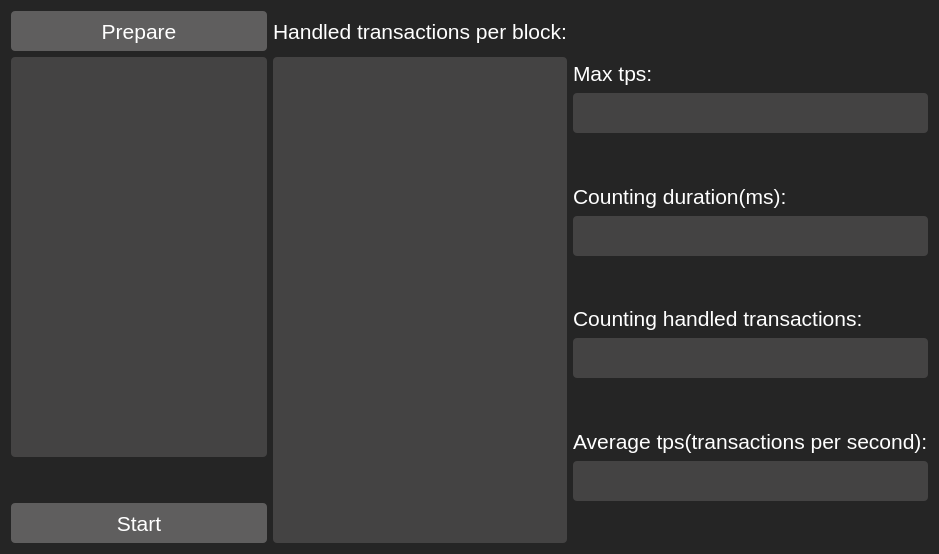
      <widget class="QWidget" name="tab">
       <property name="styleSheet">
        <string notr="true">background-color: rgb(37, 37, 37);</string>
       </property>
       <attribute name="title">
        <string>Benchmark Testing</string>
       </attribute>
       <layout class="QHBoxLayout" name="horizontalLayout_3" stretch="2,3">
        <item>
         <layout class="QVBoxLayout" name="verticalLayout">
          <item>
           <widget class="QPushButton" name="pushButtonInitialize">
            <property name="minimumSize">
             <size>
              <width>0</width>
              <height>40</height>
             </size>
            </property>
            <property name="maximumSize">
             <size>
              <width>16777215</width>
              <height>40</height>
             </size>
            </property>
            <property name="font">
             <font>
              <family>Arial</family>
              <pointsize>16</pointsize>
             </font>
            </property>
            <property name="styleSheet">
             <string notr="true">background-color: rgb(95, 94, 94);
color: rgb(255, 255, 255);
border-radius: 4px;</string>
            </property>
            <property name="text">
             <string>Prepare</string>
            </property>
           </widget>
          </item>
          <item>
           <widget class="QTextEdit" name="textEditCommonOut">
            <property name="minimumSize">
             <size>
              <width>0</width>
              <height>400</height>
             </size>
            </property>
            <property name="font">
             <font>
              <family>Arial</family>
              <pointsize>14</pointsize>
             </font>
            </property>
            <property name="styleSheet">
             <string notr="true">background-color: rgb(68, 67, 67);
color: rgb(255, 255, 255);
border-radius: 4px;</string>
            </property>
            <property name="readOnly">
             <bool>true</bool>
            </property>
           </widget>
          </item>
          <item>
           <spacer name="verticalSpacer">
            <property name="orientation">
             <enum>Qt::Vertical</enum>
            </property>
            <property name="sizeType">
             <enum>QSizePolicy::Fixed</enum>
            </property>
            <property name="sizeHint" stdset="0">
             <size>
              <width>20</width>
              <height>40</height>
             </size>
            </property>
           </spacer>
          </item>
          <item>
           <widget class="QPushButton" name="pushButtonRun">
            <property name="minimumSize">
             <size>
              <width>0</width>
              <height>40</height>
             </size>
            </property>
            <property name="maximumSize">
             <size>
              <width>16777215</width>
              <height>40</height>
             </size>
            </property>
            <property name="font">
             <font>
              <family>Arial</family>
              <pointsize>16</pointsize>
             </font>
            </property>
            <property name="styleSheet">
             <string notr="true">background-color: rgb(95, 94, 94);
color: rgb(255, 255, 255);
border-radius: 4px;</string>
            </property>
            <property name="text">
             <string>Start</string>
            </property>
            <property name="checkable">
             <bool>false</bool>
            </property>
           </widget>
          </item>
         </layout>
        </item>
        <item>
         <layout class="QVBoxLayout" name="verticalLayout_2" stretch="0">
          <item>
           <layout class="QHBoxLayout" name="horizontalLayout_5" stretch="2,1">
            <item>
             <layout class="QVBoxLayout" name="verticalLayout_13">
              <item>
               <widget class="QLabel" name="label_3">
                <property name="minimumSize">
                 <size>
                  <width>0</width>
                  <height>40</height>
                 </size>
                </property>
                <property name="maximumSize">
                 <size>
                  <width>16777215</width>
                  <height>40</height>
                 </size>
                </property>
                <property name="font">
                 <font>
                  <family>Arial</family>
                  <pointsize>16</pointsize>
                 </font>
                </property>
                <property name="styleSheet">
                 <string notr="true">background-color: rgb(37, 37, 37);
color: rgb(255, 255, 255);</string>
                </property>
                <property name="text">
                 <string>Handled transactions per block:</string>
                </property>
               </widget>
              </item>
              <item>
               <widget class="QTextEdit" name="textEditHandledTrxs">
                <property name="minimumSize">
                 <size>
                  <width>0</width>
                  <height>400</height>
                 </size>
                </property>
                <property name="font">
                 <font>
                  <family>Arial</family>
                  <pointsize>14</pointsize>
                 </font>
                </property>
                <property name="styleSheet">
                 <string notr="true">background-color: rgb(68, 67, 67);
color: rgb(255, 255, 255);
border-radius: 4px;</string>
                </property>
                <property name="readOnly">
                 <bool>true</bool>
                </property>
               </widget>
              </item>
             </layout>
            </item>
            <item>
             <layout class="QVBoxLayout" name="verticalLayout_12">
              <property name="spacing">
               <number>0</number>
              </property>
              <item>
               <spacer name="verticalSpacer_4">
                <property name="orientation">
                 <enum>Qt::Vertical</enum>
                </property>
                <property name="sizeHint" stdset="0">
                 <size>
                  <width>20</width>
                  <height>40</height>
                 </size>
                </property>
               </spacer>
              </item>
              <item>
               <widget class="QLabel" name="label_22">
                <property name="minimumSize">
                 <size>
                  <width>0</width>
                  <height>40</height>
                 </size>
                </property>
                <property name="maximumSize">
                 <size>
                  <width>16777215</width>
                  <height>40</height>
                 </size>
                </property>
                <property name="font">
                 <font>
                  <family>Arial</family>
                  <pointsize>16</pointsize>
                 </font>
                </property>
                <property name="styleSheet">
                 <string notr="true">background-color: rgb(37, 37, 37);
color: rgb(255, 255, 255);</string>
                </property>
                <property name="text">
                 <string>Max tps:</string>
                </property>
               </widget>
              </item>
              <item>
               <widget class="QLineEdit" name="lineEditMaxTPS">
                <property name="minimumSize">
                 <size>
                  <width>0</width>
                  <height>40</height>
                 </size>
                </property>
                <property name="maximumSize">
                 <size>
                  <width>16777215</width>
                  <height>40</height>
                 </size>
                </property>
                <property name="font">
                 <font>
                  <family>Arial</family>
                  <pointsize>16</pointsize>
                 </font>
                </property>
                <property name="styleSheet">
                 <string notr="true">background-color: rgb(68, 67, 67);
color: rgb(255, 255, 255);
border-radius: 4px;</string>
                </property>
                <property name="readOnly">
                 <bool>true</bool>
                </property>
               </widget>
              </item>
              <item>
               <spacer name="verticalSpacer_30">
                <property name="orientation">
                 <enum>Qt::Vertical</enum>
                </property>
                <property name="sizeHint" stdset="0">
                 <size>
                  <width>20</width>
                  <height>40</height>
                 </size>
                </property>
               </spacer>
              </item>
              <item>
               <widget class="QLabel" name="label_19">
                <property name="minimumSize">
                 <size>
                  <width>0</width>
                  <height>40</height>
                 </size>
                </property>
                <property name="maximumSize">
                 <size>
                  <width>16777215</width>
                  <height>40</height>
                 </size>
                </property>
                <property name="font">
                 <font>
                  <family>Arial</family>
                  <pointsize>16</pointsize>
                 </font>
                </property>
                <property name="styleSheet">
                 <string notr="true">background-color: rgb(37, 37, 37);
color: rgb(255, 255, 255);</string>
                </property>
                <property name="text">
                 <string>Counting duration(ms):</string>
                </property>
               </widget>
              </item>
              <item>
               <widget class="QLineEdit" name="lineEditTotalTime">
                <property name="minimumSize">
                 <size>
                  <width>0</width>
                  <height>40</height>
                 </size>
                </property>
                <property name="maximumSize">
                 <size>
                  <width>16777215</width>
                  <height>40</height>
                 </size>
                </property>
                <property name="font">
                 <font>
                  <family>Arial</family>
                  <pointsize>16</pointsize>
                 </font>
                </property>
                <property name="styleSheet">
                 <string notr="true">background-color: rgb(68, 67, 67);
color: rgb(255, 255, 255);
border-radius: 4px;</string>
                </property>
                <property name="readOnly">
                 <bool>true</bool>
                </property>
               </widget>
              </item>
              <item>
               <spacer name="verticalSpacer_12">
                <property name="orientation">
                 <enum>Qt::Vertical</enum>
                </property>
                <property name="sizeHint" stdset="0">
                 <size>
                  <width>20</width>
                  <height>40</height>
                 </size>
                </property>
               </spacer>
              </item>
              <item>
               <widget class="QLabel" name="label_17">
                <property name="minimumSize">
                 <size>
                  <width>0</width>
                  <height>40</height>
                 </size>
                </property>
                <property name="maximumSize">
                 <size>
                  <width>16777215</width>
                  <height>40</height>
                 </size>
                </property>
                <property name="font">
                 <font>
                  <family>Arial</family>
                  <pointsize>16</pointsize>
                 </font>
                </property>
                <property name="styleSheet">
                 <string notr="true">background-color: rgb(37, 37, 37);
color: rgb(255, 255, 255);</string>
                </property>
                <property name="text">
                 <string>Counting handled transactions:</string>
                </property>
               </widget>
              </item>
              <item>
               <widget class="QLineEdit" name="lineEditHandleTrxsCount">
                <property name="minimumSize">
                 <size>
                  <width>0</width>
                  <height>40</height>
                 </size>
                </property>
                <property name="maximumSize">
                 <size>
                  <width>16777215</width>
                  <height>40</height>
                 </size>
                </property>
                <property name="font">
                 <font>
                  <family>Arial</family>
                  <pointsize>16</pointsize>
                 </font>
                </property>
                <property name="styleSheet">
                 <string notr="true">background-color: rgb(68, 67, 67);
color: rgb(255, 255, 255);
border-radius: 4px;</string>
                </property>
                <property name="readOnly">
                 <bool>true</bool>
                </property>
               </widget>
              </item>
              <item>
               <spacer name="verticalSpacer_5">
                <property name="orientation">
                 <enum>Qt::Vertical</enum>
                </property>
                <property name="sizeHint" stdset="0">
                 <size>
                  <width>20</width>
                  <height>40</height>
                 </size>
                </property>
               </spacer>
              </item>
              <item>
               <widget class="QLabel" name="label_20">
                <property name="minimumSize">
                 <size>
                  <width>0</width>
                  <height>40</height>
                 </size>
                </property>
                <property name="maximumSize">
                 <size>
                  <width>16777215</width>
                  <height>40</height>
                 </size>
                </property>
                <property name="font">
                 <font>
                  <family>Arial</family>
                  <pointsize>16</pointsize>
                 </font>
                </property>
                <property name="styleSheet">
                 <string notr="true">background-color: rgb(37, 37, 37);
color: rgb(255, 255, 255);</string>
                </property>
                <property name="text">
                 <string>Average tps(transactions per second):</string>
                </property>
               </widget>
              </item>
              <item>
               <widget class="QLineEdit" name="lineEditAverageTPS">
                <property name="minimumSize">
                 <size>
                  <width>0</width>
                  <height>40</height>
                 </size>
                </property>
                <property name="maximumSize">
                 <size>
                  <width>16777215</width>
                  <height>40</height>
                 </size>
                </property>
                <property name="font">
                 <font>
                  <family>Arial</family>
                  <pointsize>16</pointsize>
                 </font>
                </property>
                <property name="styleSheet">
                 <string notr="true">background-color: rgb(68, 67, 67);
color: rgb(255, 255, 255);
border-radius: 4px;</string>
                </property>
                <property name="readOnly">
                 <bool>true</bool>
                </property>
               </widget>
              </item>
              <item>
               <spacer name="verticalSpacer_23">
                <property name="orientation">
                 <enum>Qt::Vertical</enum>
                </property>
                <property name="sizeHint" stdset="0">
                 <size>
                  <width>20</width>
                  <height>40</height>
                 </size>
                </property>
               </spacer>
              </item>
             </layout>
            </item>
           </layout>
          </item>
         </layout>
        </item>
       </layout>
      </widget>
